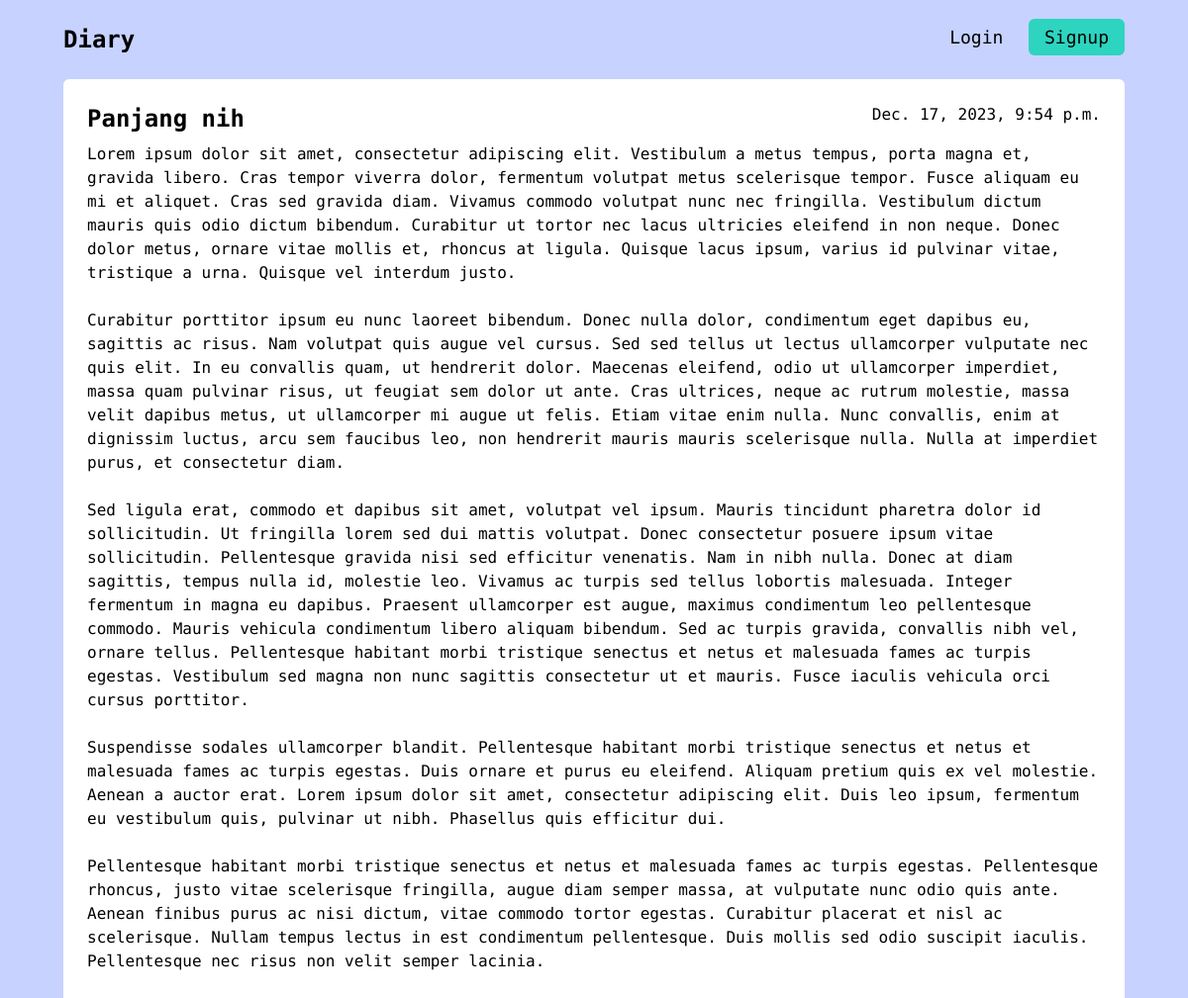
The app's page /diary/9 with its own data.
### diary/models.py (models this page shows, shortened)
class Diary(models.Model):
    author = models.ForeignKey(User, on_delete=models.CASCADE, auto_created=True)
    title = models.CharField(max_length=255)
    diary = models.TextField(blank=False, null=False)
    created_at = models.DateTimeField(auto_now_add=True)
    class Meta:
        verbose_name_plural = "Diaries"

### diary/views.py (the view)
# urls.py: path("diary/<int:pk>", views.detail, name="detail"),
def detail(req, pk):
    diary = Diary.objects.get(pk=pk)
    return render(req, "diary/detail.html", {"diary": diary})

### diary/templates/diary/detail.html (shortened to what this page needs)
{% extends "base.html" %}
{% block content %}
<div class="mx-16 p-6 rounded-md min-h-screen bg-white mb-10 grid content-between">
    <span>
        <div class="mb-2 flex justify-between">
            <span class="font-bold text-2xl">{{ diary.title }}</span>
            <span>{{ diary.created_at }}</span=>
        </div>
        <div class="whitespace-pre-line">{{ diary.diary }}</div>
    </span>
</div>
{% endblock content %}

### templates/base.html (style rules this page uses)
body { font-family: 'DM Mono', serif; }

### records on screen
Diary: title "Panjang nih", created_at "Dec. 17, 2023, 9:54 p.m.", diary "Lorem ipsum dolor sit amet, consectetur adipiscing elit. Vestibulum a metus tempus, porta magna et, gravida libero. Cras tempor viverra dolor, fermentum volutpat metus scelerisque tempor. Fusce aliquam eu mi et aliquet. Cras sed gravida diam. Vivamus commodo volutpat nunc nec fringilla. Vestibulum dictum mauris quis odio dictum bibendum. Curabitur ut tortor nec lacus ultricies eleifend in non neque. Donec dolor metus, ornare vitae mollis et, rhoncus at ligula. Quisque lacus ipsum, varius id pulvinar vitae, tristique a urna. Quisque vel interdum justo. Curabitur porttitor ipsum eu nunc laoreet bibendum. Donec nulla dolor, condimentum eget dapibus eu, sagittis ac risus. Nam volutpat quis…"
